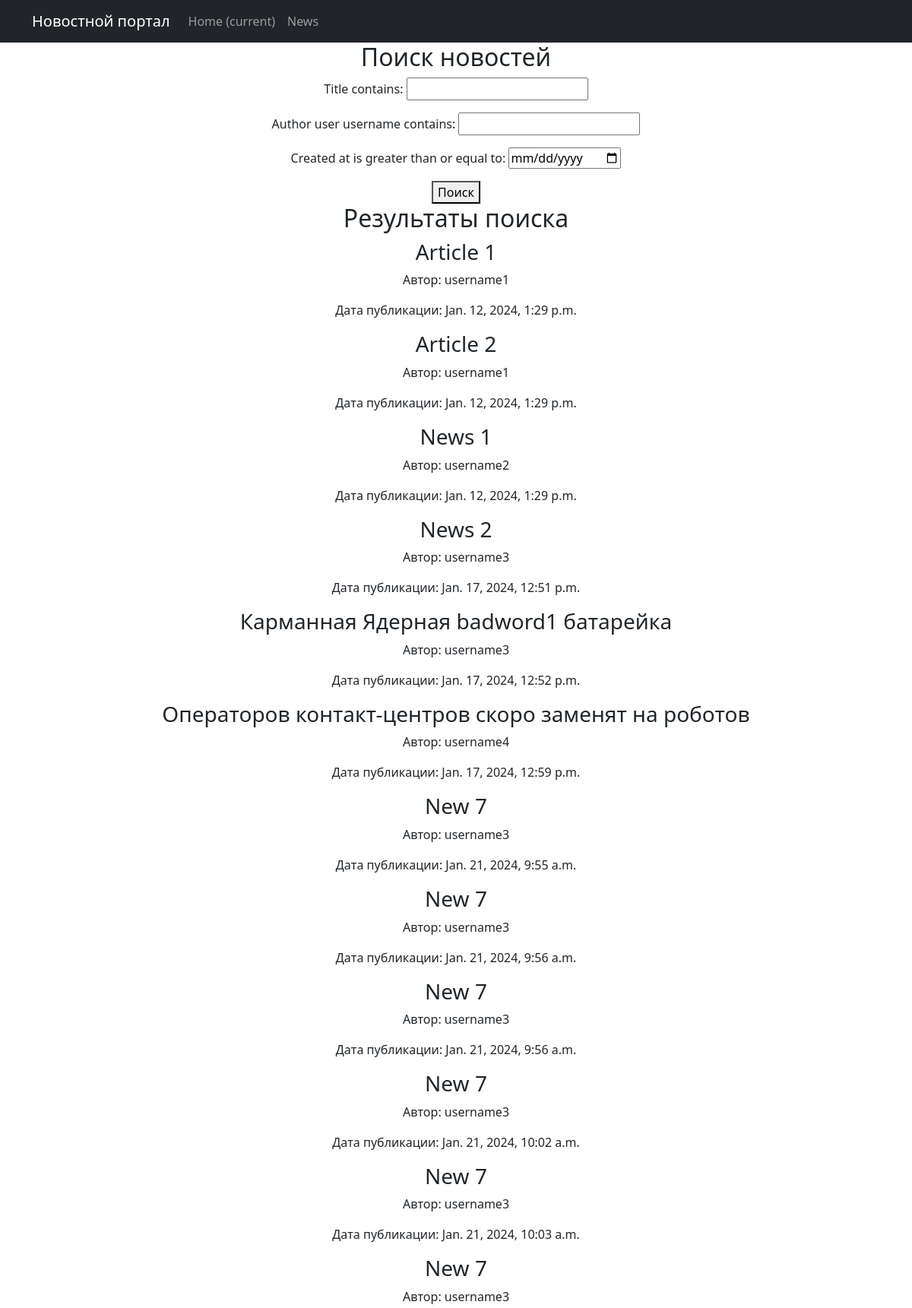
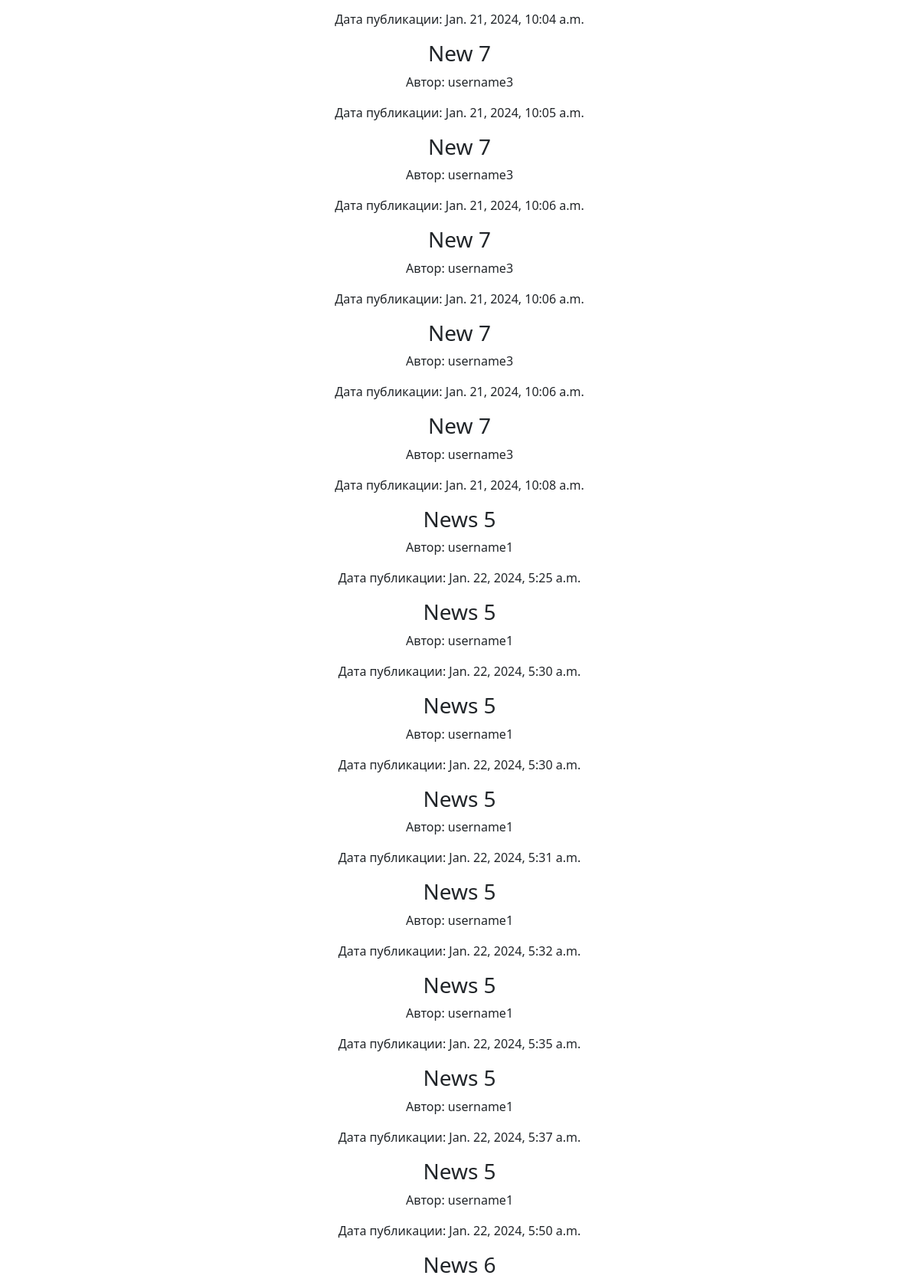
The app's page /news/search/ (upper part) with its own data (2 pictures, top to bottom).
### news/models.py (models this page shows, shortened)
class Post(models.Model):
    author = models.ForeignKey(Author, on_delete=models.CASCADE)
    NEWS = 'NW'
    ARTICLE = 'AR'
    POST_TYPE_CHOICES = [
        (NEWS, 'News'),
        (ARTICLE, 'Article'),
    ]
    post_type = models.CharField(max_length=2, choices=POST_TYPE_CHOICES, default=ARTICLE)
    created_at = models.DateTimeField(auto_now_add=True)
    category = models.ManyToManyField(Category, through='PostCategory')
    title = models.CharField(max_length=255)
    text = models.TextField()
    rating = models.IntegerField(default=0)

class Author(models.Model):
    user = models.OneToOneField(User, on_delete=models.CASCADE)
    rating = models.IntegerField(default=0)

### news/views.py (the view)
# urls.py: path('news/search/', NewsSearch.as_view(), name='news_search'),
class NewsSearch(View):
    def get(self, request):
        filter = PostFilter(request.GET, queryset=Post.objects.all())
        return render(request, 'news_search.html', {'filter': filter})

### templates/news_search.html
{% extends 'default.html' %}
{% block content %}
    <h2>Поиск новостей</h2>
    <form method="get">
        {{ filter.form.as_p }}
        <button type="submit">Поиск</button>
    </form>
    <h2>Результаты поиска</h2>
    {% for post in filter.qs %}
        <div>
            <h3>{{ post.title }}</h3>
            <p>Автор: {{ post.author.user.username }}</p>
            <p>Дата публикации: {{ post.created_at }}</p>
        </div>
    {% empty %}
        <p>Новости не найдены.</p>
    {% endfor %}
{% endblock %}

### records on screen
Post: title "Article 1", author.user.username "username1", created_at "Jan. 12, 2024, 1:29 p.m."
Post: title "Article 2", author.user.username "username1", created_at "Jan. 12, 2024, 1:29 p.m."
Post: title "News 1", author.user.username "username2", created_at "Jan. 12, 2024, 1:29 p.m."
Post: title "News 2", author.user.username "username3", created_at "Jan. 17, 2024, 12:51 p.m."
Post: title "Карманная Ядерная badword1 батарейка", author.user.username "username3", created_at "Jan. 17, 2024, 12:52 p.m."
Post: title "Операторов контакт-центров скоро заменят на роботов", author.user.username "username4", created_at "Jan. 17, 2024, 12:59 p.m."
Post: title "New 7", author.user.username "username3", created_at "Jan. 21, 2024, 9:55 a.m."
Post: title "New 7", author.user.username "username3", created_at "Jan. 21, 2024, 9:56 a.m."
Post: title "New 7", author.user.username "username3", created_at "Jan. 21, 2024, 9:56 a.m."
Post: title "New 7", author.user.username "username3", created_at "Jan. 21, 2024, 10:02 a.m."
Post: title "New 7", author.user.username "username3", created_at "Jan. 21, 2024, 10:03 a.m."
Post: title "New 7", author.user.username "username3", created_at "Jan. 21, 2024, 10:04 a.m."
Post: title "New 7", author.user.username "username3", created_at "Jan. 21, 2024, 10:05 a.m."
Post: title "New 7", author.user.username "username3", created_at "Jan. 21, 2024, 10:06 a.m."
Post: title "New 7", author.user.username "username3", created_at "Jan. 21, 2024, 10:06 a.m."
Post: title "New 7", author.user.username "username3", created_at "Jan. 21, 2024, 10:06 a.m."
Post: title "New 7", author.user.username "username3", created_at "Jan. 21, 2024, 10:08 a.m."
Post: title "News 5", author.user.username "username1", created_at "Jan. 22, 2024, 5:25 a.m."
Post: title "News 5", author.user.username "username1", created_at "Jan. 22, 2024, 5:30 a.m."
Post: title "News 5", author.user.username "username1", created_at "Jan. 22, 2024, 5:30 a.m."
Post: title "News 5", author.user.username "username1", created_at "Jan. 22, 2024, 5:31 a.m."
Post: title "News 5", author.user.username "username1", created_at "Jan. 22, 2024, 5:32 a.m."
Post: title "News 5", author.user.username "username1", created_at "Jan. 22, 2024, 5:35 a.m."
Post: title "News 5", author.user.username "username1", created_at "Jan. 22, 2024, 5:37 a.m."
Post: title "News 5", author.user.username "username1", created_at "Jan. 22, 2024, 5:50 a.m."
Post: title "News 6"
